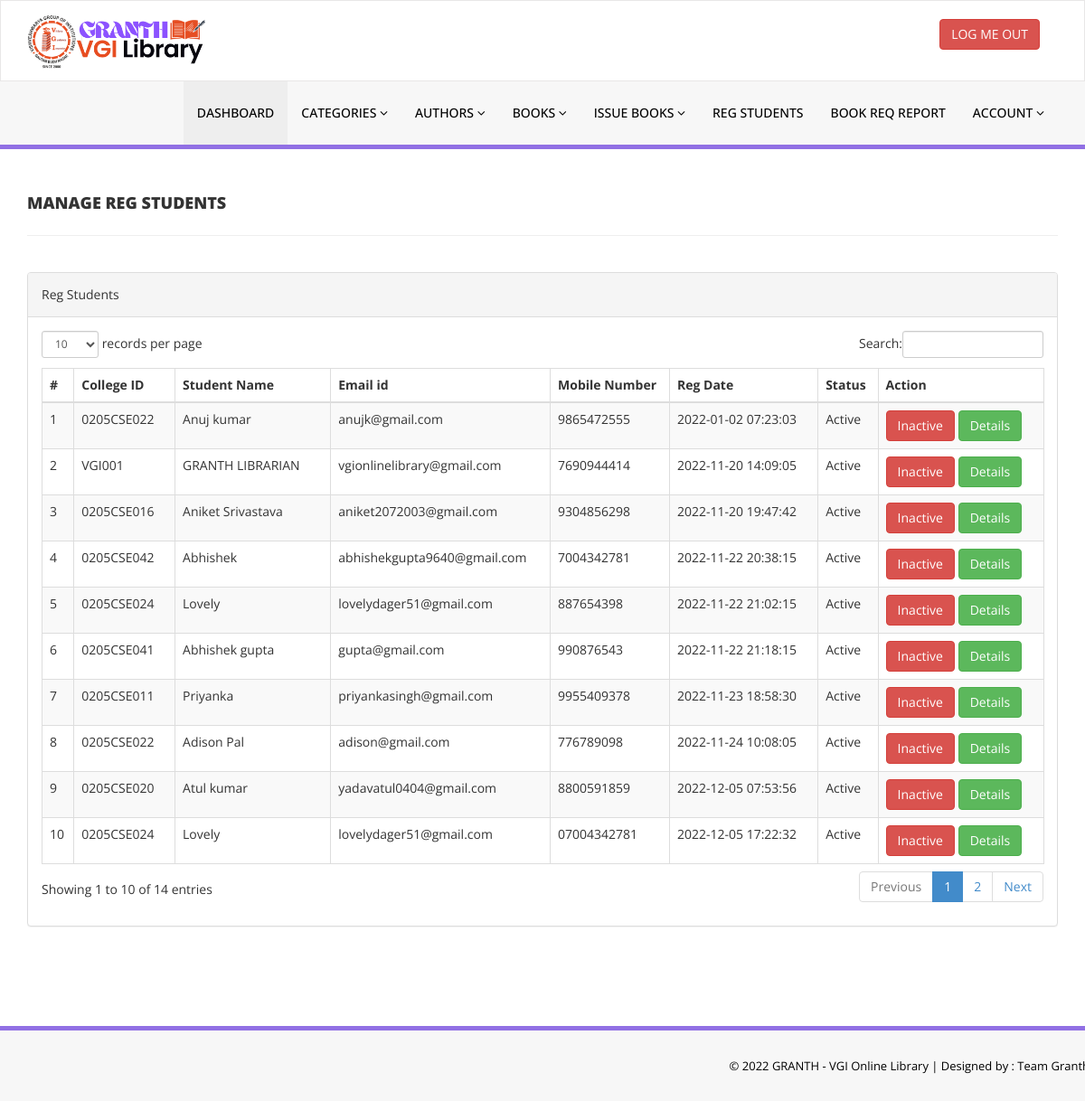
The page /library/admin/reg-students.php (signed in) on the database its author committed.
### tables this page shows
CREATE TABLE `tblstudents` (
  `id` int(11) NOT NULL,
  `FullName` varchar(120) DEFAULT NULL,
  `collegeid` varchar(11) DEFAULT NULL,
  `EmailId` varchar(120) DEFAULT NULL,
  `MobileNumber` char(11) DEFAULT NULL,
  `Password` varchar(120) DEFAULT NULL,
  `wmode` varchar(20) NOT NULL DEFAULT 'user',
  `Status` int(1) DEFAULT NULL,
  `RegDate` timestamp NULL DEFAULT current_timestamp(),
  `UpdationDate` timestamp NULL DEFAULT NULL ON UPDATE current_timestamp()
);

### library/admin/reg-students.php (the view, shortened to what this page needs)
<?php
include('includes/config.php');
if(strlen($_SESSION['login'])==0)
    {
header('location:http://localhost/Library/library/homepage/index.php');
}
else{
    ?>
<!DOCTYPE html>
<html xmlns="http://www.w3.org/1999/xhtml">
<head>
    <link href="assets/css/bootstrap.css" rel="stylesheet" />
    <link href="assets/css/font-awesome.css" rel="stylesheet" />
    <link href="assets/js/dataTables/dataTables.bootstrap.css" rel="stylesheet" />
    <link href="assets/css/style.css" rel="stylesheet" />
</head>
<body>
<?php include('includes/header.php');?>
    <div class="content-wrapper">
         <div class="container">
        <div class="row pad-botm">
            <div class="col-md-12">
                <h4 class="header-line">Manage Reg Students</h4>
    </div>
        </div>
            <div class="row">
                <div class="col-md-12">
                    <div class="panel panel-default">
                        <div class="panel-heading">
                          Reg Students
                        </div>
                        <div class="panel-body">
                            <div class="table-responsive">
                                <table class="table table-striped table-bordered table-hover" id="dataTables-example">
                                    <thead>
                                        <tr>
                                            <th>#</th>
                                            <th>College ID</th>
                                            <th>Student Name</th>
                                            <th>Email id </th>
                                            <th>Mobile Number</th>
                                            <th>Reg Date</th>
                                            <th>Status</th>
                                            <th>Action</th>
                                        </tr>
                                    </thead>
                                    <tbody>
<?php $sql = "SELECT * from tblstudents";
$query = $dbh -> prepare($sql);
$query->execute();
$results=$query->fetchAll(PDO::FETCH_OBJ);
$cnt=1;
if($query->rowCount() > 0)
{
foreach($results as $result)
{               ?>
                                        <tr class="odd gradeX">
                                            <td class="center"><?php echo htmlentities($cnt);?></td>
                                            <td class="center"><?php echo htmlentities($result->collegeid);?></td>
                                            <td class="center"><?php echo htmlentities($result->FullName);?></td>
                                            <td class="center"><?php echo htmlentities($result->EmailId);?></td>
                                            <td class="center"><?php echo htmlentities($result->MobileNumber);?></td>
                                             <td class="center"><?php echo htmlentities($result->RegDate);?></td>
                                            <td class="center"><?php if($result->Status==1)
                                            {
                                                echo htmlentities("Active");
                                            } else {
                                            echo htmlentities("Blocked");
}
                                            ?></td>
                                            <td class="center">
<?php if($result->Status==1)
 {?>
<a href="reg-students.php?inid=<?php echo htmlentities($result->id);?>" onclick="return confirm('Are you sure you want to block this student?');" >  <button class="btn btn-danger"> Inactive</button>
<?php } else {?>
<a href="reg-students.php?id=<?php echo htmlentities($result->id);?>" onclick="return confirm('Are you sure you want to active this student?');"><button class="btn btn-primary"> Active</button>
                                            <?php } ?>
<a href="student-history.php?collegeid=<?php echo htmlentities($result->collegeid);?>"><button class="btn btn-success"> Details</button>
                                            </td>
                                        </tr>
 <?php $cnt=$cnt+1;}} ?>
                                    </tbody>
                                </table>
                            </div>
                        </div>
                    </div>
                </div>
            </div>
    </div>
    </div>
  <?php include('includes/footer.php');?>
</body>
</html>
<?php } ?>

### library/admin/assets/css/style.css (style rules this page uses)
.content-wrapper { margin-top: 40px; min-height:800px; padding-bottom:90px; }
.header-line { font-weight:900; padding-bottom:25px; border-bottom:1px solid #eeeeee; text-transform:uppercase; }
.pad-botm { padding-bottom:30px; }

### rows shown on the page
tblstudents: collegeid "0205CSE022", FullName "Anuj kumar", EmailId "anujk@gmail.com", MobileNumber "9865472555", RegDate "2022-01-02 07:23:03"
tblstudents: collegeid "VGI001", FullName "GRANTH LIBRARIAN", EmailId "vgionlinelibrary@gmail.com", MobileNumber "7690944414", RegDate "2022-11-20 14:09:05"
tblstudents: collegeid "0205CSE016", FullName "Aniket Srivastava", EmailId "aniket2072003@gmail.com", MobileNumber "9304856298", RegDate "2022-11-20 19:47:42"
tblstudents: collegeid "0205CSE042", FullName "Abhishek", EmailId "abhishekgupta9640@gmail.com", MobileNumber "7004342781", RegDate "2022-11-22 20:38:15"
tblstudents: collegeid "0205CSE024", FullName "Lovely", EmailId "lovelydager51@gmail.com", MobileNumber "887654398", RegDate "2022-11-22 21:02:15"
tblstudents: collegeid "0205CSE041", FullName "Abhishek gupta", EmailId "gupta@gmail.com", MobileNumber "990876543", RegDate "2022-11-22 21:18:15"
tblstudents: collegeid "0205CSE011", FullName "Priyanka", EmailId "priyankasingh@gmail.com", MobileNumber "9955409378", RegDate "2022-11-23 18:58:30"
tblstudents: collegeid "0205CSE022", FullName "Adison Pal", EmailId "adison@gmail.com", MobileNumber "776789098", RegDate "2022-11-24 10:08:05"
tblstudents: collegeid "0205CSE020", FullName "Atul kumar", EmailId "yadavatul0404@gmail.com", MobileNumber "8800591859", RegDate "2022-12-05 07:53:56"
tblstudents: collegeid "0205CSE024", FullName "Lovely", EmailId "lovelydager51@gmail.com", MobileNumber "07004342781", RegDate "2022-12-05 17:22:32"
